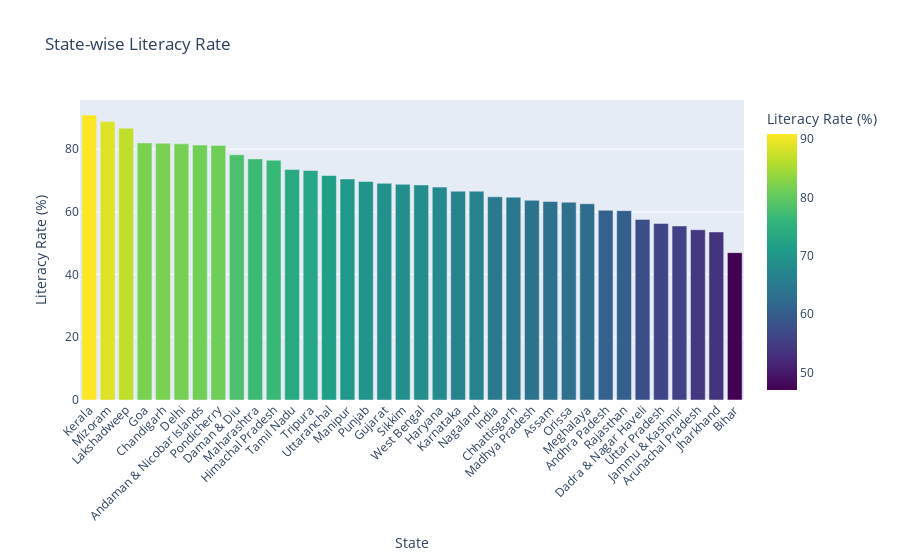

Here is the notebook cell this chart was saved with:
### Code cell
fig = px.bar(df.sort_values("Literacy Rate", ascending=False),
             x="State", y="Literacy Rate",
             title="State-wise Literacy Rate",
             labels={"Literacy Rate": "Literacy Rate (%)"},
             color="Literacy Rate", color_continuous_scale="viridis")

fig.update_layout(xaxis_tickangle=-45)
fig.show()

### Figure 1 — Plotly figure (JSON) as saved in the notebook; plotly's stock layout.template omitted (floating-point values rounded to 4 significant figures)
{"data": [{"hovertemplate": "State=%{x}<br>Literacy Rate (%)=%{marker.color}<extra></extra>", "legendgroup": "", "marker": {"color": [90.9, 88.8, 86.7, 82.0, 81.9, 81.7, 81.3, 81.2, 78.2, 76.9, 76.5, 73.5, 73.2, 71.6, 70.5, 69.7, 69.1, 68.8, 68.6, 67.9, 66.6, 66.6, 64.8, 64.7, 63.7, 63.3, 63.1, 62.6, 60.5, 60.4, 57.6, 56.3, 55.5, 54.3, 53.6, 47.0], "coloraxis": "coloraxis", "pattern": {"shape": ""}}, "name": "", "orientation": "v", "showlegend": false, "textposition": "auto", "type": "bar", "x": ["Kerala", "Mizoram", "Lakshadweep", "Goa", "Chandigarh", "Delhi", "Andaman & Nicobar Islands", "Pondicherry", "Daman & Diu", "Maharashtra", "Himachal Pradesh", "Tamil Nadu", "Tripura", "Uttaranchal", "Manipur", "Punjab", "Gujarat", "Sikkim", "West Bengal", "Haryana", "Karnataka", "Nagaland", "India", "Chhattisgarh", "Madhya Pradesh", "Assam", "Orissa", "Meghalaya", "Andhra Padesh", "Rajasthan", "Dadra & Nagar Haveli", "Uttar Pradesh", "Jammu & Kashmir", "Arunachal Pradesh", "Jharkhand", "Bihar"], "xaxis": "x", "y": [90.9, 88.8, 86.7, 82.0, 81.9, 81.7, 81.3, 81.2, 78.2, 76.9, 76.5, 73.5, 73.2, 71.6, 70.5, 69.7, 69.1, 68.8, 68.6, 67.9, 66.6, 66.6, 64.8, 64.7, 63.7, 63.3, 63.1, 62.6, 60.5, 60.4, 57.6, 56.3, 55.5, 54.3, 53.6, 47.0], "yaxis": "y"}], "layout": {"barmode": "relative", "coloraxis": {"colorbar": {"title": {"text": "Literacy Rate (%)"}}, "colorscale": [[0, "#440154"], [0.1111, "#482878"], [0.2222, "#3e4989"], [0.3333, "#31688e"], [0.4444, "#26828e"], [0.5556, "#1f9e89"], [0.6667, "#35b779"], [0.7778, "#6ece58"], [0.8889, "#b5de2b"], [1, "#fde725"]]}, "legend": {"tracegroupgap": 0}, "title": {"text": "State-wise Literacy Rate"}, "xaxis": {"anchor": "y", "domain": [0, 1], "tickangle": -45, "title": {"text": "State"}}, "yaxis": {"anchor": "x", "domain": [0, 1], "title": {"text": "Literacy Rate (%)"}}}}
